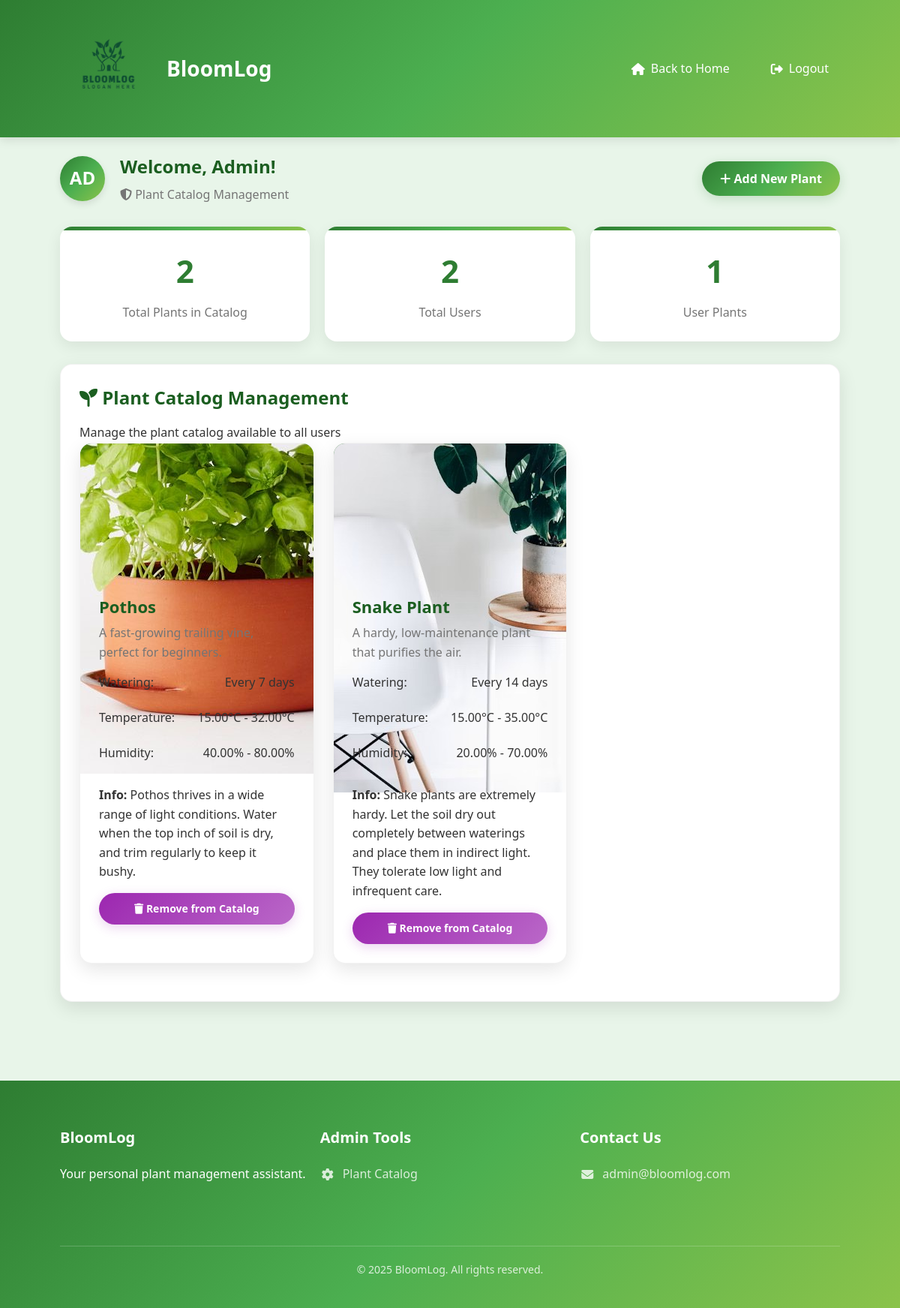
/admin.php (signed in), run on the app's committed database.
### tables this page shows
CREATE TABLE `users` (
    `userid`      INT(11)       NOT NULL AUTO_INCREMENT,
    `name`        VARCHAR(100)  NOT NULL,
    `email`       VARCHAR(100)  NOT NULL,
    `password`    VARCHAR(255)  NOT NULL,
    `humidity`    DECIMAL(5,2)  NOT NULL DEFAULT 50.00,
    `city`        VARCHAR(100)  NOT NULL,
    `createdAt`   DATE          NOT NULL,
    `temperature` DECIMAL(5,2)  NOT NULL DEFAULT 25.00,
    `role`        VARCHAR(20)   NOT NULL DEFAULT 'user',
    PRIMARY KEY (`userid`),
    UNIQUE KEY `Email` (`email`)
);

CREATE TABLE `plantcatalog` (
    `plantid`           INT(11)       NOT NULL AUTO_INCREMENT,
    `plantName`         VARCHAR(100)  NOT NULL,
    `wateringfrequency` INT(11)       NOT NULL,
    `image_path`        VARCHAR(255)  NOT NULL,
    `plant_Info`        VARCHAR(500)  NOT NULL,
    `mintemperature`    DECIMAL(5,2)  DEFAULT NULL,
    `maxtemperature`    DECIMAL(5,2)  DEFAULT NULL,
    `minhumidity`       DECIMAL(5,2)  DEFAULT NULL,
    `maxhumidity`       DECIMAL(5,2)  DEFAULT NULL,
    `plant_summary`     VARCHAR(255)  NOT NULL,
    PRIMARY KEY (`plantid`)
);

### admin.php (the view, shortened to what this page needs)
<?php
try {
    $pdo = new PDO("mysql:host=" . DB_HOST . ";dbname=" . DB_NAME . ";charset=utf8mb4", DB_USER, DB_PASS);
    $pdo->setAttribute(PDO::ATTR_ERRMODE, PDO::ERRMODE_EXCEPTION);
} catch(PDOException $e) {
    die("Database connection failed: " . $e->getMessage());
}
$user_id = $_SESSION['userid'];
$stmt = $pdo->prepare("SELECT * FROM users WHERE userid = ?");
$stmt->execute([$user_id]);
$admin = $stmt->fetch();
$stmt = $pdo->prepare("SELECT * FROM plantcatalog ORDER BY plantid DESC");
$stmt->execute();
$plants = $stmt->fetchAll();
?>
<!DOCTYPE html>
<html lang="en">
<head>
    <link rel="stylesheet" href="https://cdnjs.cloudflare.com/ajax/libs/font-awesome/6.4.0/css/all.min.css">
    <link rel="stylesheet" href="style.css">
</head>
<body>
    <header>
        <div class="container">
            <div class="header-content">
                <div class="logo">
                    <span class="logo-icon"><img src="image/logo.PNG" alt="bloomlog logo" width="130" height="100"></span>
                    <h1>BloomLog</h1>
                </div>
                <nav>
                    <ul>
                        <li><a href="homepage.php"><i class="fas fa-home"></i> Back to Home</a></li>
                        <li><a href="logout.php"><i class="fas fa-sign-out-alt"></i> Logout</a></li>
                    </ul>
                </nav>
            </div>
        </div>
    </header>
    <section class="container">
        <div class="dashboard-header">
            <div class="user-info">
                <div class="user-avatar">AD</div>
                <div class="welcome-message">
                    <h2>Welcome, <?php echo htmlspecialchars($admin['name']); ?>!</h2>
                    <p><i class="fas fa-shield-alt"></i> Plant Catalog Management</p>
                </div>
            </div>
            <button class="btn" id="toggle-form-btn">
                <i class="fas fa-plus"></i> Add New Plant
            </button>
        </div>
        <div class="stats">
            <div class="stat-card">
                <div class="stat-number"><?php echo count($plants); ?></div>
                <div class="stat-label">Total Plants in Catalog</div>
            </div>
            <div class="stat-card">
                <div class="stat-number">
                    <?php
                    $total_users = $pdo->query("SELECT COUNT(*) FROM users")->fetchColumn();
                    echo $total_users;
                    ?>
                </div>
                <div class="stat-label">Total Users</div>
            </div>
            <div class="stat-card">
                <div class="stat-number">
                    <?php
                    $total_user_plants = $pdo->query("SELECT COUNT(*) FROM userplants")->fetchColumn();
                    echo $total_user_plants;
                    ?>
                </div>
                <div class="stat-label">User Plants</div>
            </div>
        </div>
        <div class="card">
            <h2><i class="fas fa-seedling"></i> Plant Catalog Management</h2>
            <p>Manage the plant catalog available to all users</p>
            <?php if (count($plants) > 0): ?>
                <div class="my-plants-list">
                    <?php foreach ($plants as $plant): ?>
                    <div class="my-plant-card card">
                        <div class="plant-image">
                            <img src="<?php echo htmlspecialchars($plant['image_path']); ?>"
                                 alt="<?php echo htmlspecialchars($plant['plantName']); ?>"
                                 onerror="this.src='https://via.placeholder.com/300x200/4CAF50/white?text=Plant+Image'">
                        </div>
                        <div class="plant-nickname"><?php echo htmlspecialchars($plant['plantName']); ?></div>
                        <div class="plant-species"><?php echo htmlspecialchars($plant['plant_summary']); ?></div>
                        <div class="plant-details">
                            <div class="detail-item">
                                <span class="detail-label">Watering:</span>
                                <span>Every <?php echo $plant['wateringfrequency']; ?> days</span>
                            </div>
                            <div class="detail-item">
                                <span class="detail-label">Temperature:</span>
                                <span><?php echo $plant['mintemperature']; ?>°C - <?php echo $plant['maxtemperature']; ?>°C</span>
                            </div>
                            <div class="detail-item">
                                <span class="detail-label">Humidity:</span>
                                <span><?php echo $plant['minhumidity']; ?>% - <?php echo $plant['maxhumidity']; ?>%</span>
                            </div>
                        </div>
                        <p class="plant-info"><strong>Info:</strong> <?php echo htmlspecialchars($plant['plant_Info']); ?></p>
                        <div class="plant-actions">
                            <a href="admin.php?delete_plant=<?php echo $plant['plantid']; ?>"
                               class="btn btn-accent delete-catalog-btn"
                               onclick="return confirm('Are you sure you want to remove this plant from the catalog?')">
                                <i class="fas fa-trash"></i> Remove from Catalog
                            </a>
                        </div>
                    </div>
                    <?php endforeach; ?>
                </div>
            <?php endif; ?>
        </div>
    </section>
    <footer>
        <div class="container">
            <div class="footer-content">
                <div class="footer-section">
                    <h3>BloomLog</h3>
                    <p>Your personal plant management assistant.</p>
                </div>
                <div class="footer-section">
                    <h3>Admin Tools</h3>
                    <ul>
                        <li><a href="admin.php"><i class="fas fa-cog"></i> Plant Catalog</a></li>
                    </ul>
                </div>
                <div class="footer-section">
                    <h3>Contact Us</h3>
                    <ul>
                        <li><a href="#"><i class="fas fa-envelope"></i> admin@bloomlog.com</a></li>
                    </ul>
                </div>
            </div>
            <div class="copyright">
                <p>&copy; 2025 BloomLog. All rights reserved.</p>
            </div>
        </div>
    </footer>
</body>
</html>

### data on the page
users: name "Admin"
plantcatalog: image_path (picture), plantName "Pothos", plant_summary "A fast-growing trailing vine, perfect for beginners.", wateringfrequency "7", mintemperature "15.00", maxtemperature "32.00", minhumidity "40.00", maxhumidity "80.00", plant_Info "Pothos thrives in a wide range of light conditions. Water when the top inch of soil is dry, and trim regularly to keep it bushy."
plantcatalog: image_path (picture), plantName "Snake Plant", plant_summary "A hardy, low-maintenance plant that purifies the air.", wateringfrequency "14", mintemperature "15.00", maxtemperature "35.00", minhumidity "20.00", maxhumidity "70.00", plant_Info "Snake plants are extremely hardy. Let the soil dry out completely between waterings and place them in indirect light. They tolerate low light and infrequent care."

### other printed values
count($plants) "2"
$total_users "2"
$total_user_plants "1"
